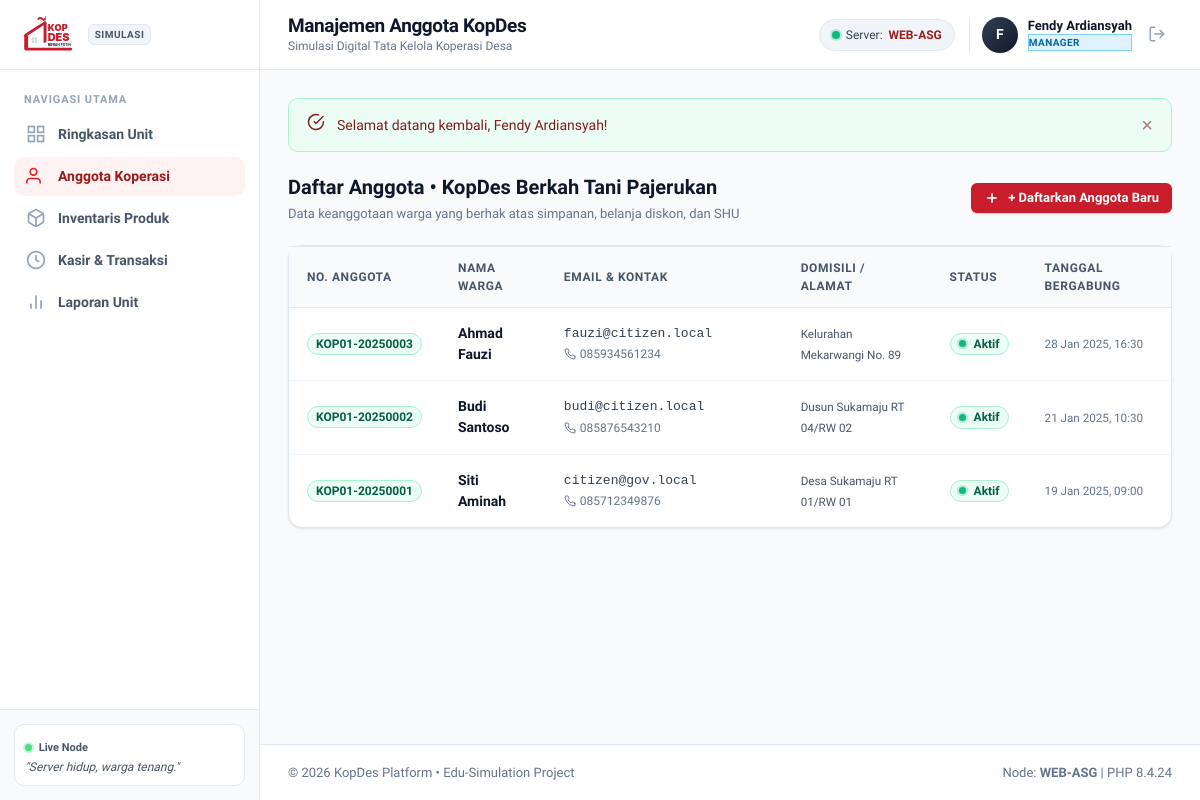
The app's page /index.php?page=members (signed in) with its own data.
### tables this page shows
CREATE TABLE IF NOT EXISTS `kopdes` (
  `id` INT UNSIGNED NOT NULL AUTO_INCREMENT,
  `name` VARCHAR(150) NOT NULL,
  `location` VARCHAR(150) NOT NULL,
  `village_name` VARCHAR(100) NULL,
  `district_name` VARCHAR(100) NULL,
  `regency_name` VARCHAR(100) NULL,
  `province_name` VARCHAR(100) NULL,
  `latitude` DECIMAL(10, 8) NULL,
  `longitude` DECIMAL(11, 8) NULL,
  `description` TEXT NULL,
  `manager_id` INT UNSIGNED NULL,
  `status` ENUM('active', 'inactive') NOT NULL DEFAULT 'active',
  `created_at` TIMESTAMP NOT NULL DEFAULT CURRENT_TIMESTAMP,
  `updated_at` TIMESTAMP NOT NULL DEFAULT CURRENT_TIMESTAMP ON UPDATE CURRENT_TIMESTAMP,
  PRIMARY KEY (`id`),
  UNIQUE KEY `idx_unique_kopdes_manager` (`manager_id`),
  INDEX `idx_kopdes_status` (`status`),
  INDEX `idx_kopdes_coords` (`latitude`, `longitude`),
  CONSTRAINT `fk_kopdes_manager`
    FOREIGN KEY (`manager_id`) REFERENCES `users` (`id`)
    ON DELETE SET NULL ON UPDATE CASCADE
);

CREATE TABLE IF NOT EXISTS `memberships` (
  `id` INT UNSIGNED NOT NULL AUTO_INCREMENT,
  `kopdes_id` INT UNSIGNED NOT NULL,
  `user_id` INT UNSIGNED NOT NULL,
  `member_number` VARCHAR(50) NOT NULL UNIQUE,
  `status` ENUM('active', 'pending', 'inactive') NOT NULL DEFAULT 'active',
  `joined_at` TIMESTAMP NOT NULL DEFAULT CURRENT_TIMESTAMP,
  PRIMARY KEY (`id`),
  UNIQUE KEY `idx_unique_kopdes_user` (`kopdes_id`, `user_id`),
  INDEX `idx_memberships_status` (`status`),
  CONSTRAINT `fk_memberships_kopdes`
    FOREIGN KEY (`kopdes_id`) REFERENCES `kopdes` (`id`)
    ON DELETE CASCADE ON UPDATE CASCADE,
  CONSTRAINT `fk_memberships_user`
    FOREIGN KEY (`user_id`) REFERENCES `users` (`id`)
    ON DELETE CASCADE ON UPDATE CASCADE
);

CREATE TABLE IF NOT EXISTS `users` (
  `id` INT UNSIGNED NOT NULL AUTO_INCREMENT,
  `name` VARCHAR(100) NOT NULL,
  `email` VARCHAR(120) NOT NULL UNIQUE,
  `password` VARCHAR(255) NOT NULL,
  `role` ENUM('HEAD_GOV', 'MANAGER', 'CITIZEN') NOT NULL DEFAULT 'CITIZEN',
  `phone` VARCHAR(30) NULL,
  `address` TEXT NULL,
  `created_at` TIMESTAMP NOT NULL DEFAULT CURRENT_TIMESTAMP,
  `updated_at` TIMESTAMP NOT NULL DEFAULT CURRENT_TIMESTAMP ON UPDATE CURRENT_TIMESTAMP,
  PRIMARY KEY (`id`),
  INDEX `idx_users_role` (`role`),
  INDEX `idx_users_email` (`email`)
);

### includes/auth.php (called while the page is built, shortened)
<?php
require_once __DIR__ . '/../config/database.php';
require_once __DIR__ . '/helpers.php';
if (!function_exists('get_manager_kopdes')) {
    function get_manager_kopdes(int $managerId): ?array {
        $pdo = Database::getConnection();
        $stmt = $pdo->prepare("SELECT * FROM kopdes WHERE manager_id = ? AND status = 'active' LIMIT 1");
        $stmt->execute([$managerId]);
        $kopdes = $stmt->fetch();
        return $kopdes ?: null;
    }
}

### includes/helpers.php (called while the page is built, shortened)
<?php
if (!function_exists('e')) {
    function e(?string $value): string {
        return htmlspecialchars((string)($value ?? ''), ENT_QUOTES | ENT_SUBSTITUTE, 'UTF-8');
    }
}
if (!function_exists('format_date')) {
    function format_date(?string $datetime, string $format = 'd M Y, H:i'): string {
        $time = strtotime($datetime);
        return $time ? date($format, $time) : $datetime;
    }
}

### pages/manager/members.php (the view, shortened to what this page needs)
<?php
require_once __DIR__ . '/../../includes/auth.php';
require_once __DIR__ . '/../../includes/helpers.php';
$user = current_user();
$pdo = Database::getConnection();
if ($user['role'] === 'MANAGER') {
    $kopdes = get_manager_kopdes($user['id']);
    $kopdesId = $kopdes['id'];
} else {
    $kopdesId = !empty($_GET['kopdes_id']) ? (int)$_GET['kopdes_id'] : null;
}
$sql = "
    SELECT m.*, u.name AS citizen_name, u.email, u.phone, u.address, k.name AS kopdes_name
    FROM memberships m
    JOIN users u ON m.user_id = u.id
    JOIN kopdes k ON m.kopdes_id = k.id
    WHERE 1=1
";
$params = [];
if ($kopdesId) {
    $sql .= " AND m.kopdes_id = ?";
    $params[] = $kopdesId;
}
$sql .= " ORDER BY m.joined_at DESC";
$stmt = $pdo->prepare($sql);
$stmt->execute($params);
$members = $stmt->fetchAll();
require __DIR__ . '/../../includes/layout/header.php';
?>
<div style="display:flex;justify-content:space-between;align-items:center;margin-bottom:20px;flex-wrap:wrap;gap:12px;">
    <div>
        <h2 style="font-size:1.25rem;font-weight:800;color:var(--slate-900);">
            Daftar Anggota <?= $kopdes ? '&bull; ' . e($kopdes['name']) : '' ?>
        </h2>
        <span style="font-size:0.8125rem;color:var(--slate-500);">Data keanggotaan warga yang berhak atas simpanan, belanja diskon, dan SHU</span>
    </div>
    <?php if ($kopdes): ?>
        <button type="button" class="btn btn-primary btn-sm" onclick="openAddMemberModal()">
            <svg width="16" height="16" viewBox="0 0 24 24" fill="none" stroke="currentColor" stroke-width="2.5"><line x1="12" y1="5" x2="12" y2="19"></line><line x1="5" y1="12" x2="19" y2="12"></line></svg>
            <span>+ Daftarkan Anggota Baru</span>
        </button>
    <?php endif; ?>
</div>
<div class="card">
    <div class="table-responsive">
        <table class="data-table">
            <thead>
                <tr>
                    <th>No. Anggota</th>
                    <th>Nama Warga</th>
                    <th>Email & Kontak</th>
                    <th>Domisili / Alamat</th>
                    <th>Status</th>
                    <th>Tanggal Bergabung</th>
                </tr>
            </thead>
            <tbody>
                <?php if (empty($members)): ?>
                    <tr>
                        <td colspan="6">
                            <div class="empty-state">
                                <div class="empty-icon-wrap" style="color:var(--color-primary);"><?= ui_icon('citizens', '', 48) ?></div>
                                <div class="empty-title">Belum ada anggota terdaftar</div>
                                <div class="empty-desc">Warga dapat mendaftar sendiri melalui katalog atau didaftarkan langsung oleh manager.</div>
                                <?php if ($kopdes): ?>
                                    <button type="button" class="btn btn-primary btn-sm" onclick="openAddMemberModal()">+ Daftarkan Anggota</button>
                                <?php endif; ?>
                            </div>
                        </td>
                    </tr>
                <?php else: ?>
                    <?php foreach ($members as $m): ?>
                        <tr>
                            <td><span class="badge badge-active"><?= e($m['member_number']) ?></span></td>
                            <td><strong style="color:var(--slate-900);"><?= e($m['citizen_name']) ?></strong></td>
                            <td>
                                <span style="font-family:monospace;font-size:0.8125rem;color:var(--slate-700);"><?= e($m['email']) ?></span>
                                <?php if (!empty($m['phone'])): ?>
                                    <span style="display:inline-flex;align-items:center;gap:4px;font-size:0.75rem;color:var(--slate-500);margin-top:2px;">
                                        <?= ui_icon('phone', '', 12) ?> <span><?= e($m['phone']) ?></span>
                                    </span>
                                <?php endif; ?>
                            </td>
                            <td><small style="color:var(--slate-600);"><?= e($m['address'] ?: 'Warga Desa Setempat') ?></small></td>
                            <td>
                                <?php if ($m['status'] === 'active'): ?>
                                    <span class="badge badge-active"><span class="badge-dot badge-dot-success"></span>Aktif</span>
                                <?php else: ?>
                                    <span class="badge badge-inactive"><span class="badge-dot badge-dot-danger"></span><?= e($m['status']) ?></span>
                                <?php endif; ?>
                            </td>
                            <td><small style="color:var(--slate-500);"><?= format_date($m['joined_at']) ?></small></td>
                        </tr>
                    <?php endforeach; ?>
                <?php endif; ?>
            </tbody>
        </table>
    </div>
</div>
<?php require __DIR__ . '/../../includes/layout/footer.php'; ?>

### includes/icons.php (shortened to what this page needs)
<?php
if (!function_exists('ui_icon')) {
    function ui_icon(string $name, string $class = '', int $size = 24): string {
        $extraAttr = '';
        $attrs = 'width="' . $size . '" height="' . $size . '"' . $extraAttr . ' viewBox="0 0 24 24" fill="none" stroke="currentColor" stroke-width="2" stroke-linecap="round" stroke-linejoin="round"';
        return match ($name) {
            'clock', 'time', 'history' => <<<SVG
<svg {$attrs}>
    <circle cx="12" cy="12" r="10"></circle>
    <polyline points="12 6 12 12 16 14"></polyline>
</svg>
SVG,
            'kopdes', 'store' => <<<SVG
<svg {$attrs}>
    <path d="M3 9l9-7 9 7v11a2 2 0 0 1-2 2H5a2 2 0 0 1-2-2z"></path>
    <polyline points="9 22 9 12 15 12 15 22"></polyline>
</svg>
SVG,
            'manager', 'user-tie' => <<<SVG
<svg {$attrs}>
    <path d="M20 21v-2a4 4 0 0 0-4-4H8a4 4 0 0 0-4 4v2"></path>
    <circle cx="12" cy="7" r="4"></circle>
</svg>
SVG,
            'citizens', 'users' => <<<SVG
<svg {$attrs}>
    <path d="M17 21v-2a4 4 0 0 0-4-4H5a4 4 0 0 0-4 4v2"></path>
    <circle cx="9" cy="7" r="4"></circle>
    <path d="M23 21v-2a4 4 0 0 0-3-3.87"></path>
    <path d="M16 3.13a4 4 0 0 1 0 7.75"></path>
</svg>
SVG,
            'transaksi', 'wallet', 'money' => <<<SVG
<svg {$attrs}>
    <rect x="2" y="6" width="20" height="12" rx="2"></rect>
    <circle cx="12" cy="12" r="2"></circle>
    <path d="M6 12h.01M18 12h.01"></path>
</svg>
SVG,
            'package', 'box' => <<<SVG
<svg {$attrs}>
    <line x1="16.5" y1="9.4" x2="7.5" y2="4.21"></line>
    <path d="M21 16V8a2 2 0 0 0-1-1.73l-7-4a2 2 0 0 0-2 0l-7 4A2 2 0 0 0 3 8v8a2 2 0 0 0 1 1.73l7 4a2 2 0 0 0 2 0l7-4A2 2 0 0 0 21 16z"></path>
    <polyline points="3.27 6.96 12 12.01 20.73 6.96"></polyline>
    <line x1="12" y1="22.08" x2="12" y2="12"></line>
</svg>
SVG,
            'chart', 'analytics' => <<<SVG
<svg {$attrs}>
SVG,
            'location', 'pin' => <<<SVG
<svg {$attrs}>
SVG,
            'phone' => <<<SVG
<svg {$attrs}>
SVG,
            'receipt', 'invoice' => <<<SVG
<svg {$attrs}>
SVG,
            'check', 'success' => <<<SVG
<svg {$attrs}>
SVG,
            'search' => <<<SVG
<svg {$attrs}>
SVG,
            'celebration', 'party' => <<<SVG
<svg {$attrs}>
SVG,
            'handshake' => <<<SVG
<svg {$attrs}>
SVG,
            'server' => <<<SVG
<svg {$attrs}>
SVG,
            'database' => <<<SVG
<svg {$attrs}>
SVG,
            'cpu' => <<<SVG
<svg {$attrs}>
SVG,
            'user' => <<<SVG
<svg {$attrs}>
SVG,
            'building', 'city' => <<<SVG
<svg {$attrs}>
SVG,
            'waves', 'sea' => <<<SVG
<svg {$attrs}>
SVG,
            'island', 'compass' => <<<SVG
<svg {$attrs}>
SVG,
            'mouse' => <<<SVG
<svg {$attrs}>
SVG,
            'trophy' => <<<SVG
<svg {$attrs}>
SVG,
            default => <<<SVG
<svg {$attrs}>
SVG,
        };
    }
}

### public/assets/css/style.css (style rules this page uses)
:root { --primary-50: #fef2f2; --primary-100: #fee2e2; --primary-200: #fecaca; --primary-300: #fca5a5; --primary-400: #f87171; --primary-500: #ef4444; --primary-600: #dc2626; --primary-700: #c81e2b; --primary-800: #991b1b; --primary-900: #7f1d1d; --primary-950: #450a0a; --slate-50: #f8fafc; --slate-100: #f1f5f9; --slate-200: #e2e8f0; --slate-300: #cbd5e1; --slate-400: #94a3b8; --slate-500: #64748b; --slate-600: #475569; --slate-700: #334155; --slate-800: #1e293b; --slate-900: #0f172a; --color-success: #10b981; --color-success-bg: #ecfdf5; --color-success-border: #a7f3d0; --color-warning: #f59e0b; --color-warning-bg: #fffbeb; --color-warning-border: #fde68a; --color-danger: #ef4444; --color-danger-bg: #fef2f2; --color-danger-border: #fecaca; --color-info: #0284c7; --color-info-bg: #f0f9ff; --color-info-border: #bae6fd; --bg-page: #f8fafc; --bg-card: #ffffff; --border-color: #e2e8f0; --border-color-subtle: #f1f5f9; --shadow-xs: 0 1px 2px 0 rgb(15 23 42 / 0.05); --shadow-sm: 0 1px 3px 0 rgb(15 23 42 / 0.08), 0 1px 2px -1px rgb(15 23 42 / 0.08); --shadow-md: 0 4px 6px -1px rgb(15 23 42 / 0.08), 0 2px 4px -2px rgb(15 23 42 / 0.06); --shadow-lg: 0 10px 15px -3px rgb(15 23 42 / 0.08), 0 4px 6px -4px rgb(15 23 42 / 0.04); --shadow-xl: 0 20px 25px -5px rgb(15 23 42 / 0.1), 0 8px 10px -6px rgb(15 23 42 / 0.06); --radius-sm: 6px; --radius-md: 10px; --radius-lg: 14px; --radius-xl: 18px; --radius-full: 9999px; --sidebar-width: 260px; --topbar-height: 70px; --font-sans: 'Plus Jakarta Sans', system-ui, -apple-system, BlinkMacSystemFont, 'Segoe UI', Roboto, sans-serif; --transition-fast: 0.15s ease; --transition-normal: 0.25s ease; }
*, *::before, *::after { box-sizing: border-box; margin: 0; padding: 0; }
body.app-body { font-family: var(--font-sans); background-color: var(--bg-page); color: var(--slate-800); line-height: 1.5; font-size: 0.9375rem; -webkit-font-smoothing: antialiased; -moz-osx-font-smoothing: grayscale; }

### public/assets/css/components.css (style rules this page uses)
.btn { display: inline-flex; align-items: center; justify-content: center; gap: 8px; padding: 8px 16px; font-family: var(--font-sans); font-size: 0.875rem; font-weight: 600; line-height: 1.25; border-radius: var(--radius-md); border: 1px solid transparent; cursor: pointer; transition: all var(--transition-fast); text-decoration: none; white-space: nowrap; }
.btn-primary { background-color: var(--primary-700); color: #ffffff; box-shadow: 0 1px 2px 0 rgb(200 30 43 / 0.2); }
.btn-sm { padding: 6px 12px; font-size: 0.8125rem; border-radius: var(--radius-sm); }
.card { background-color: var(--bg-card); border: 1px solid var(--border-color); border-radius: var(--radius-lg); box-shadow: var(--shadow-sm); margin-bottom: 24px; transition: box-shadow var(--transition-fast); }
.badge-dot { display: inline-block; width: 7px; height: 7px; border-radius: 50%; margin-right: 4px; }
.badge-dot-success { background-color: var(--color-success); box-shadow: 0 0 0 2px rgba(16, 185, 129, 0.25); }
.table-responsive { width: 100%; overflow-x: auto; -webkit-overflow-scrolling: touch; }
.data-table { width: 100%; border-collapse: separate; border-spacing: 0; text-align: left; font-size: 0.875rem; }
.data-table th { background-color: var(--slate-50); color: var(--slate-600); font-weight: 700; font-size: 0.75rem; text-transform: uppercase; letter-spacing: 0.05em; padding: 12px 18px; border-top: 1px solid var(--border-color); border-bottom: 1px solid var(--border-color); }
.data-table td { padding: 14px 18px; color: var(--slate-700); border-bottom: 1px solid var(--border-color-subtle); vertical-align: middle; }
.data-table tbody tr { transition: background-color var(--transition-fast); }
.data-table tbody tr:last-child td { border-bottom: none; }
.badge { display: inline-flex; align-items: center; gap: 4px; padding: 3px 8px; font-size: 0.75rem; font-weight: 700; border-radius: var(--radius-full); line-height: 1.2; white-space: nowrap; }
.badge-active, .badge-completed, .badge-available { background-color: var(--color-success-bg); color: #065f46; border: 1px solid var(--color-success-border); }

### records on screen
kopdes: name "KopDes Berkah Tani Pajerukan"
memberships: member_number "KOP01-20250003", user.name "Ahmad Fauzi", user.email "fauzi@citizen.local", user.phone "085934561234", user.address "Kelurahan Mekarwangi No. 89", status "active" (drawn), joined_at "28 Jan 2025, 16:30"
memberships: member_number "KOP01-20250002", user.name "Budi Santoso", user.email "budi@citizen.local", user.phone "085876543210", user.address "Dusun Sukamaju RT 04/RW 02", status "active" (drawn), joined_at "21 Jan 2025, 10:30"
memberships: member_number "KOP01-20250001", user.name "Siti Aminah", user.email "citizen@gov.local", user.phone "085712349876", user.address "Desa Sukamaju RT 01/RW 01", status "active" (drawn), joined_at "19 Jan 2025, 09:00"

### other values on screen
$pageTitle "Manajemen Anggota KopDes"
$nodeInfo['node_name'] "WEB-ASG"
substr($user['name'] ?? 'U', 0, 1) "F"
$user['name'] "Fendy Ardiansyah"
$user['role'] "MANAGER"
$flashSuccess "Selamat datang kembali, Fendy Ardiansyah!"
get_active_node_info()['node_name'] "WEB-ASG"
PHP_VERSION "8.4.24"
